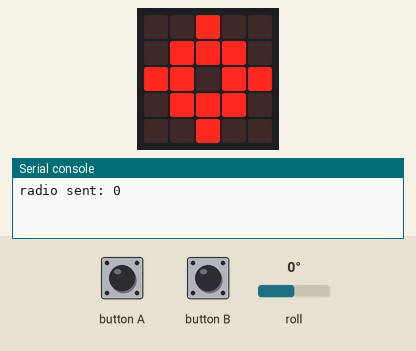
Recording of a program running on a simulated BBC micro:bit (MakeCode). On the bench: the board's 5×5 LED display, the last lines printed to the serial console. Inputs (shaded band) come from the test bench; at power-on: roll 0°. No radio messages arrive unless stated (any console line starting 'radio sent:' is added by the test bench); the 48×5 strip is a reading aid, not a part: it shows the text the display is scrolling, unrolled, one strip-width of it at a time.

Above: at 6.1 s.
6.2 s: roll set to -8°
7.9 s: roll set to -11°
At 8.7 s:
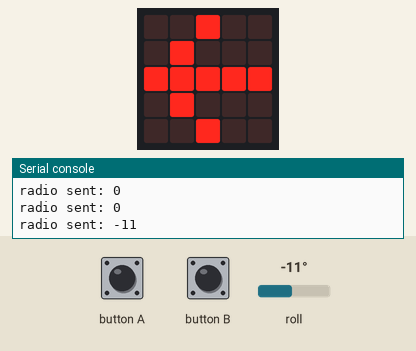
9.5 s: button A pressed for 0.15 s
At 10.3 s:
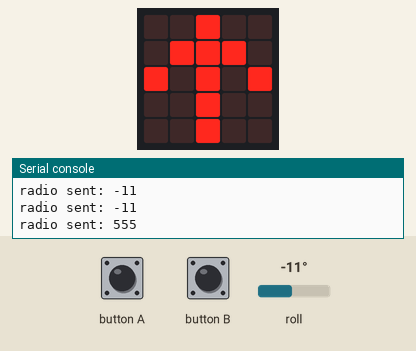
11.9 s: button B pressed for 0.15 s
At 12.7 s:
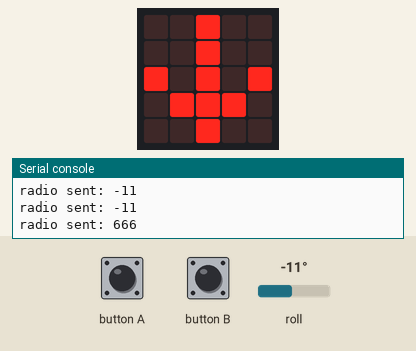
14.3 s: roll set to 90°
At 15.7 s:
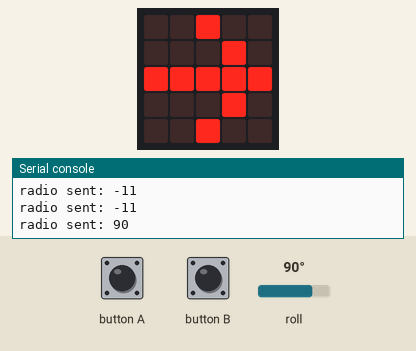
16.2 s: roll set to 11°
17.8 s: roll set to 8°
At 18.4 s:
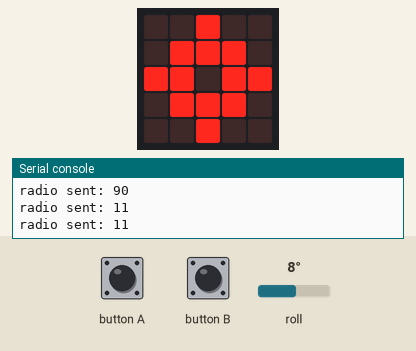
Timing chart, 0 to 20.3 s (numbered marks = the images above; inputs shaded):
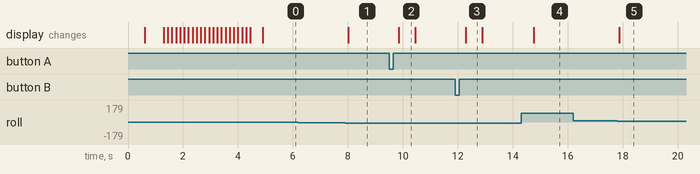

The program:

main.ts
```typescript
/**
 * 02_ControllerProgram_v1
 *
 * マイコンロボット(クローラータイプ)向け　コントローラー用プログラム
 *
 * Programs a controller for the Tamiya Microcomputer Robot (Crawler Type).
 */
input.onButtonPressed(Button.A, function () {
    // 送信データを555に設定する
    // (前進指令)
    // Sets transmitted data to 555
    // (command for forward movement).
    data = 555
    basic.showArrow(ArrowNames.North)
})
input.onButtonPressed(Button.B, function () {
    // 送信データを666に設定する
    // (後進指令)
    // Sets transmitted data to 666
    // (command for reverse movement).
    data = 666
    basic.showArrow(ArrowNames.South)
})
// プログラムが動き出したときに一度だけ行う
// Runs once when the program starts.
let data = 0
basic.showIcon(IconNames.SmallSquare)
basic.showIcon(IconNames.Square)
// グループ37のBBC micro:bit同士で通信するように設定する
// Allows communication between BBC micro:bits assigned to group 37.
radio.setGroup(37)
// 電波の強さを7(最大)に設定する
// Sets signal strength to 7 (maximum).
radio.setTransmitPower(7)
basic.pause(100)
basic.clearScreen()
// P02を表示する(プログラムNo.2)
// Shows P02 (Program no.2)
basic.showString("P02")
// 繰り返し行う
// Block repeats continuously.
basic.forever(function () {
    // ボタンが押されなかったなら
    // If no button is pressed...
    if (data != 555 && data != 666) {
        // 左に10°以上傾けたなら
        // If controller is tilted more than 10 degrees to the left...
        // 右に10°以上傾けたなら
        // If controller is tilted more than 10 degrees to the right...
        if (input.rotation(Rotation.Roll) <= -10) {
            // 送信データを傾き量に設定する
            // (旋回指令)
            // Sets transmitted data to tilt angle (command for turn).
            data = input.rotation(Rotation.Roll)
            basic.showArrow(ArrowNames.West)
        } else if (input.rotation(Rotation.Roll) >= 10) {
            // 送信データを傾き量に設定する
            // (旋回指令)
            // Sets transmitted data to tilt angle (command for turn).
            data = input.rotation(Rotation.Roll)
            basic.showArrow(ArrowNames.East)
        } else {
            basic.showIcon(IconNames.Target)
        }
    }
    // 送信データを送る
    // Transmits data.
    radio.sendNumber(data)
    // 送信データを0にリセットする
    // Resets transmitted data to 0.
    data = 0
})
```

test.ts
```typescript
// tests gaan hier; deze zal niet worden gecompileerd wanneer dit pakket wordt gebruikt als extensie.
```

Measured:
- the behaviour switches between -9 and -10° on roll (found by bisection; images 0 and 1)
- the behaviour switches between 10 and 9° on roll (found by bisection; images 4 and 5)
- after the input at 7.9 s, the display: changes after 0.11 s (image 1)
- after the input at 9.5 s, the display: changes after 0.35 s (image 2)
- after the input at 11.9 s, the display: changes after 0.40 s (image 3)
- after the input at 14.3 s, the display: changes after 0.46 s (image 4)
- after the input at 17.8 s, the display: changes after 0.07 s (image 5)
